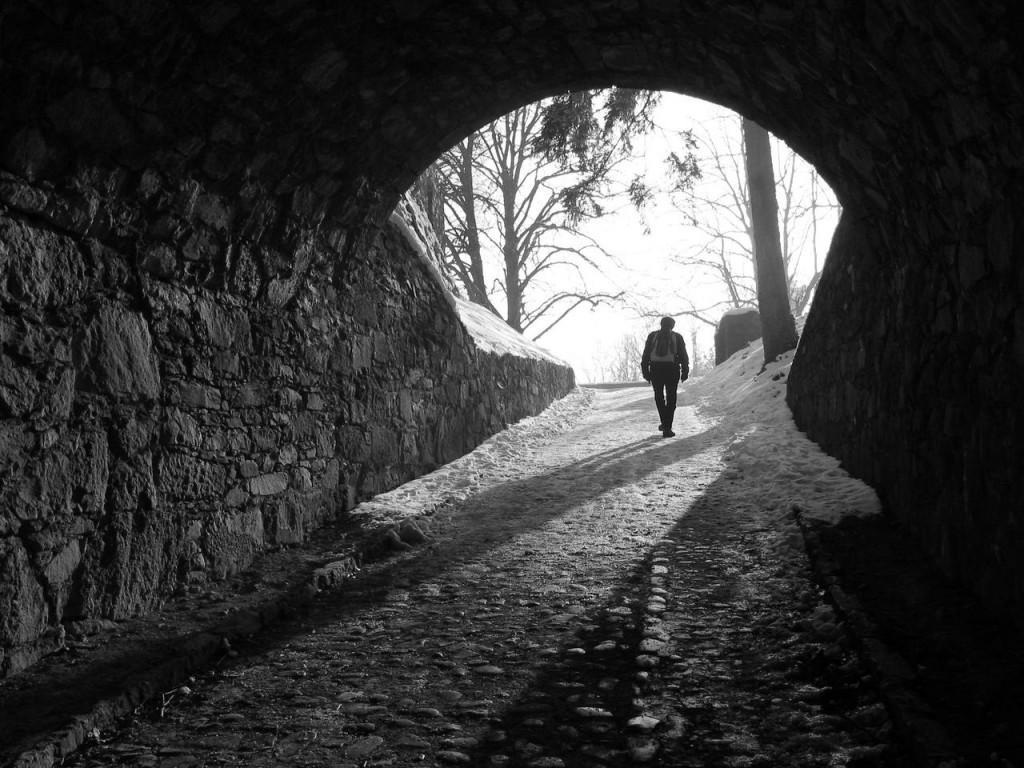
#> input picture Image Lab/Lab 4/homo.jpg, 1024 x 768 px
$ python HomoMorphic.py
#> lines starting #> are read from the running program, lines starting #| are printed output that depends on the picture
#> further down, image is the input picture: shape (768, 1024); min 0, max 255, mean 56.8
# -*- coding: utf-8 -*-
"""
Created on Mon May 27 11:44:06 2023

@author: SHOUMYA
"""

import cv2
import math
import numpy as np
import matplotlib.pyplot as plt

def apply_illuminating_effect(image, angle):
    # Apply illuminating effect
#> called with angle = 45
    rows, cols = image.shape
#> rows = 768; cols = 1024
    #center = (cols // 2, rows // 2)

    # Create a meshgrid for pixel coordinates
    #x, y = np.meshgrid(np.arange(cols), np.arange(rows))

    # Convert angle to radians
    #theta = np.radians(angle)

    # Calculate the distance from the center
    #radius = np.sqrt((x - center[0])**2 + (y - center[1])**2)

    # Calculate the angle of each pixel
    #phi = np.arctan2(y - center[1], x - center[0])

    # Calculate the amount of illumination
    #illumination = 1.0 - np.cos(2.0 * np.pi * radius / cols + theta)

    width, height = cols, rows
#> width = 1024; height = 768
    angle = np.deg2rad(angle)

    x_ara = np.linspace(-1,1,width)
#> x_ara = 1024 values from -1 to 1
    y_ara = np.linspace(-1,1,height)
#> y_ara = 768 values from -1 to 1
    x_mara, y_mara = np.meshgrid(x_ara, y_ara)

    grad_dir = np.array([np.cos(angle), np.sin(angle)])
    illumination = grad_dir[0] * x_mara + grad_dir[1] * y_mara

    illumination -= illumination.min()
    illumination /= illumination.max()

    #cv2.imshow("Illumination", illumination)

    plt.subplot(2, 4, 1)
    plt.imshow(illumination, cmap='gray')
    plt.title('Illumination')
    #cv2.imwrite('H:/Academic/4-1/Image Lab/Lab 4/Ass/illumination.jpg',illumination)

    # Apply the illuminating effect
    result = image * illumination
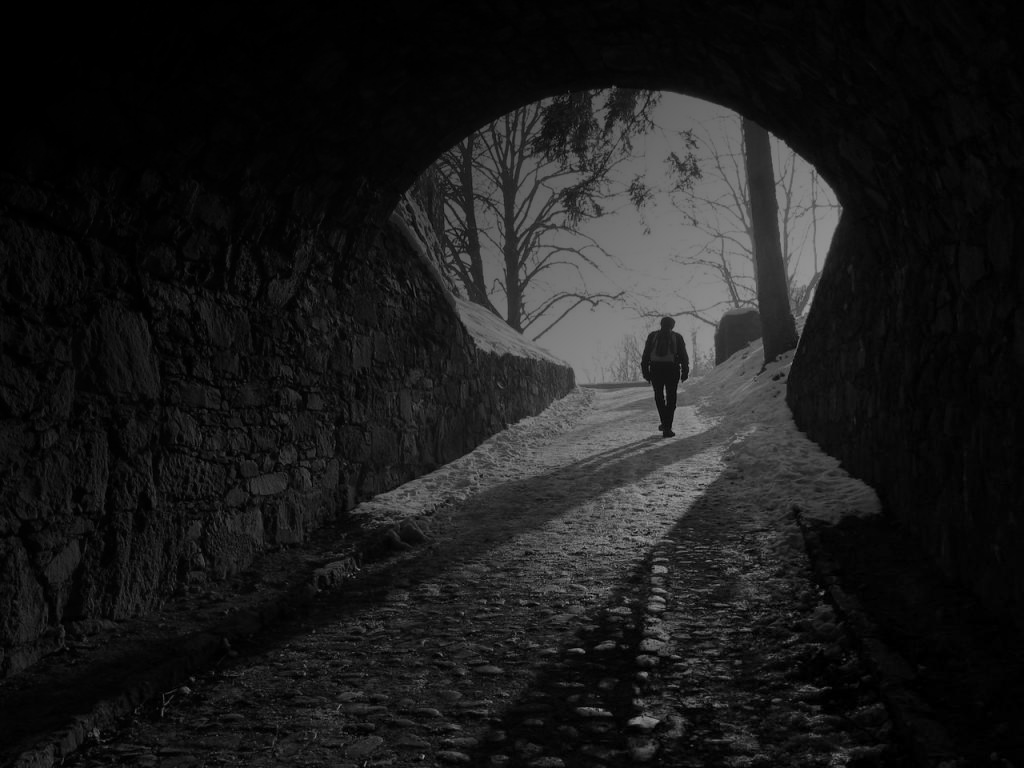
#> result: shape (768, 1024) float64; min 0, max 156.3, mean 28.3

    return result.astype(np.uint8)

# Load the grayscale image
image = cv2.imread('homo.jpg', cv2.IMREAD_GRAYSCALE)

gh = 1.2
gl = 0.5
c = 0.1
d0 = 50
angle = 45

'''angle = float(input("Angle: "))
gl = float(input("Gamma Low: "))
gh = float(input("Gamma High: "))
c = float(input("C: "))
d0 = float(input("D0: ")) '''

# Apply illuminating effect at an angle of 45 degrees
illuminating_effect = apply_illuminating_effect(image, angle)

# Display the original and transformed images
plt.subplot(2, 4, 2)
plt.imshow(image, cmap='gray')
plt.title('Original Image')
#cv2.imshow("Original Image", image)

plt.subplot(2, 4, 3)
plt.imshow(illuminating_effect, cmap='gray')
plt.title('Corrupted Image')
#cv2.imshow("Corrupted Image", illuminating_effect)

img = np.log1p(illuminating_effect)
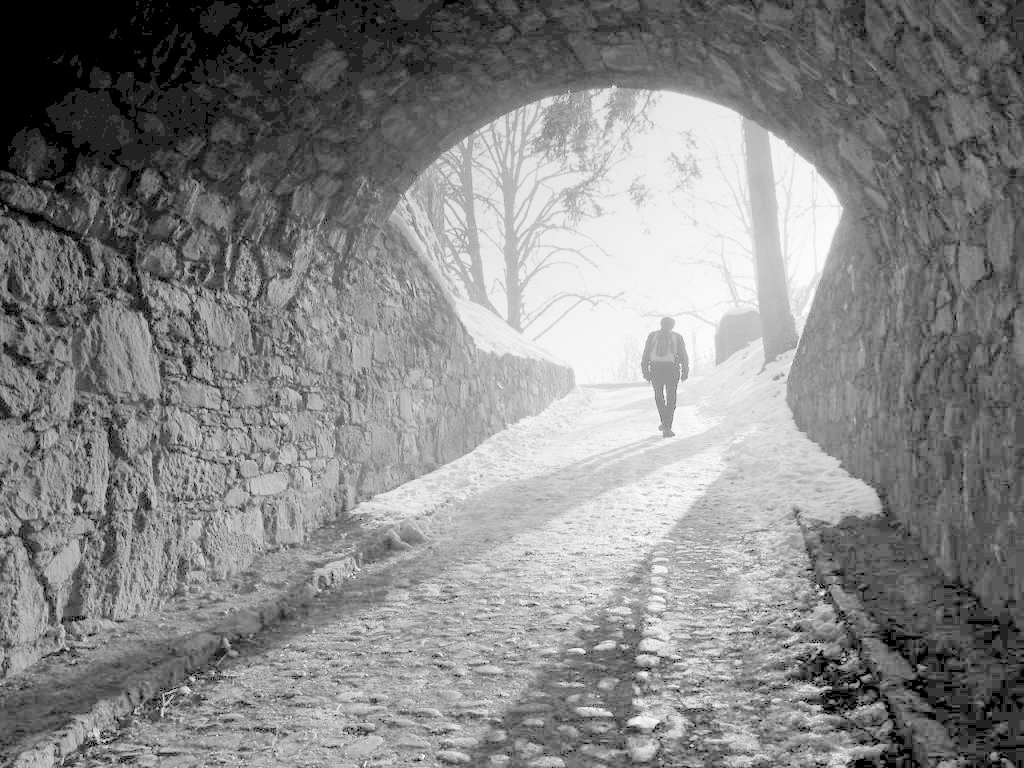
#> img: shape (768, 1024) float16; min 0, max 5.05, mean 2.66; drawn with min black and max white

filt = np.zeros((img.shape[0],img.shape[1]), np.float32)


for i in range(img.shape[0]):
    for j in range(img.shape[1]):
        u = (i-img.shape[0]/2)**2
        v = (j-img.shape[1]/2)**2
        r = math.exp(-c*((u+v)/d0**2))
        r = (gh-gl)*(1-r)+gl
        filt[i][j] = r
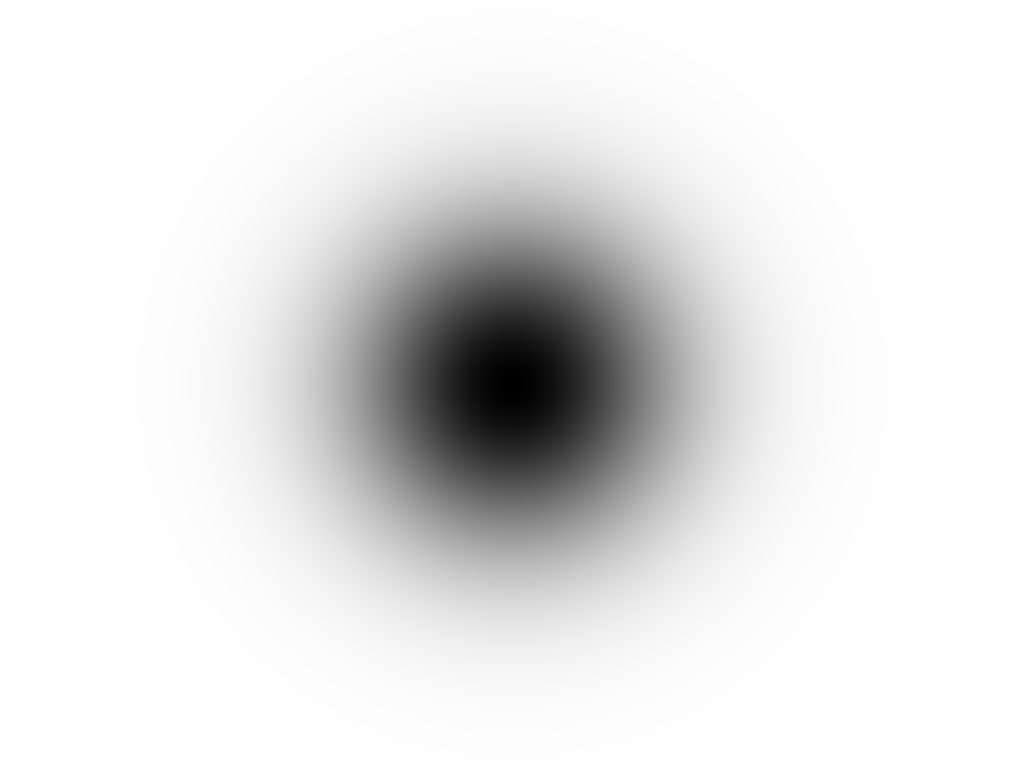
#> filt: shape (768, 1024) float32; min 0.5, max 1.2, mean 1.13; drawn with min black and max white

plt.subplot(2,4,4)
plt.imshow(filt,'gray')
plt.title("Homomorphic filter:")
#cv2.imshow("Homomorphic Filter", filt)

f = np.fft.fft2(img)

shift = np.fft.fftshift(f)

mag = np.abs(shift)

plt.subplot(2,4,5)
plt.imshow(np.log(mag),'gray')
plt.title("Magnitude before multiplication with filter:")
#cv2.imshow("Magnitude before multiplication with filter", np.log(mag))

phase = np.angle(shift)
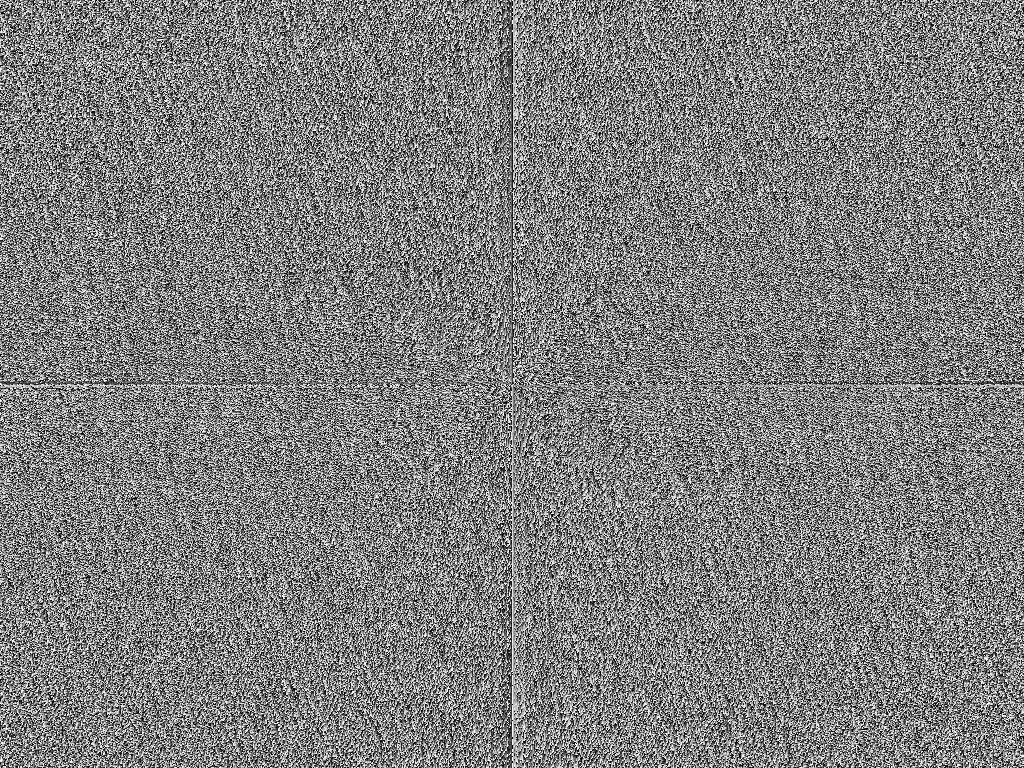
#> phase: shape (768, 1024) float64; min -3.14, max 3.14, mean 1.2e-05; drawn with min black and max white

mag = mag*filt

plt.subplot(2,4,6)
plt.imshow(np.log(mag),'gray')
plt.title("Magnitude after multiplication with filter:")
#cv2.imshow("Magnitude after multiplication with filter", np.log(mag))


op = np.multiply(mag,np.exp(1j*phase))

ishift = np.fft.ifftshift(op)

inv = np.real(np.fft.ifft2(ishift))
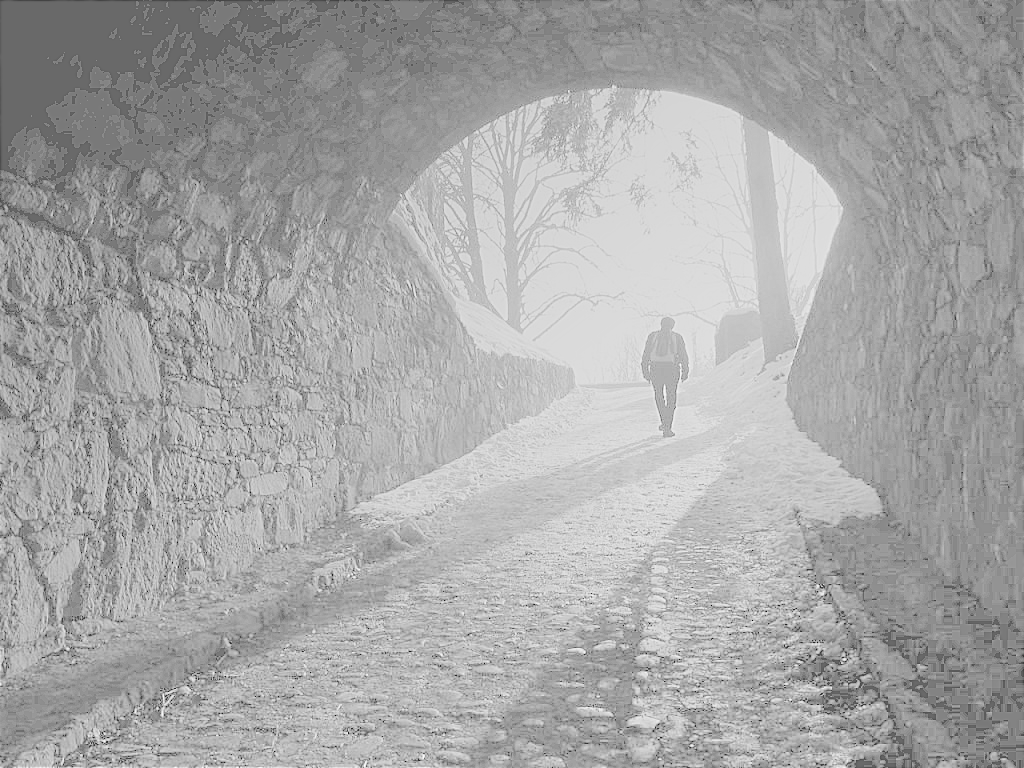
#> inv: shape (768, 1024) float64; min -2.28, max 3.21, mean 1.33; drawn with min black and max white

inv = np.expm1(inv)

plt.subplot(2,4,7)
plt.imshow(inv,'gray')
plt.title("Output image:")
#cv2.imshow("Inverse", inv)

plt.show()
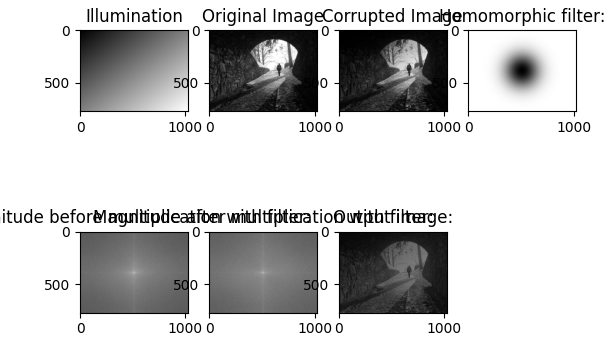
#> figure drawn by matplotlib, 7 panels
